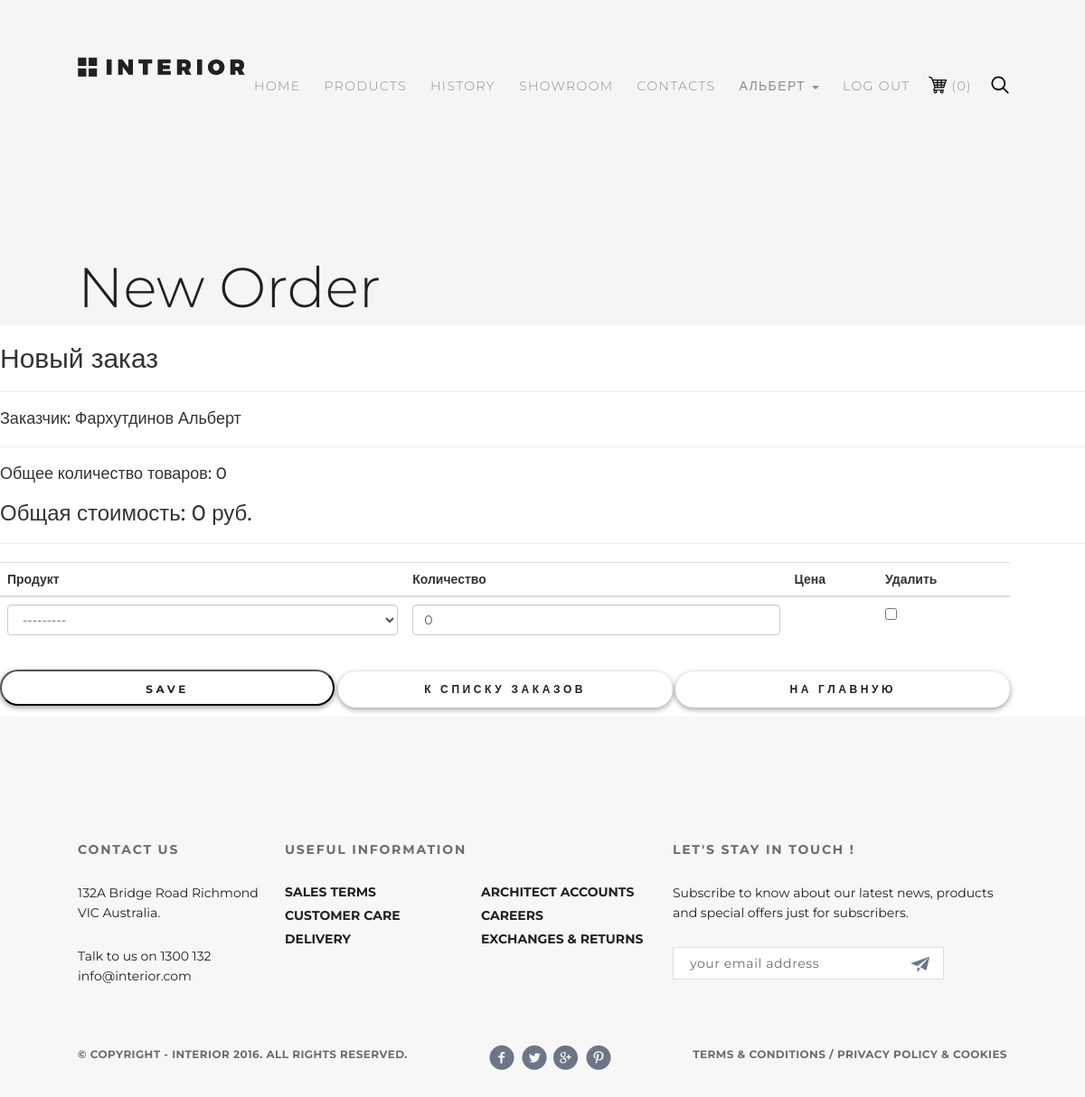
Screenshot of /order/create/ (signed in) with the database file from the repository.
### authapp/models.py (models this page shows, shortened)
class ShopUser(AbstractUser):
    class Meta:
        verbose_name = 'Пользователь'
        verbose_name_plural = 'Пользователи'
    avatar = models.ImageField(upload_to='users_avatars', blank=True)
    age = models.PositiveIntegerField(verbose_name='Возраст', default=18)
    activation_key = models.CharField(max_length=128, blank=True)
    activation_key_expires = models.DateTimeField(default=(now() + timedelta(hours=48)))

### ordersapp/views.py (the view, shortened to what this page needs)
# urls.py: path('create/', ordersapp.OrderItemsCreate.as_view(), name='order_create'),
class OrderItemsCreate(IsAuthenticatedUser, CreateView):
    model = Order
    fields = []
    success_url = reverse_lazy('order_urls:orders_list')
    def get_context_data(self, **kwargs):
        context = super(OrderItemsCreate, self).get_context_data(**kwargs)
        order_form_set = inlineformset_factory(Order, OrderItem, form=OrderItemForm, extra=1)
        if self.request.POST:
            formset = order_form_set(self.request.POST)
        else:
            basket_items = get_basket(self.request.user)
            if len(basket_items):
                order_form_set = inlineformset_factory(Order, OrderItem, form=OrderItemForm, extra=len(basket_items))
                formset = order_form_set()
                for num, form in enumerate(formset.forms):
                    form.initial['product'] = basket_items[num].product
                    form.initial['quantity'] = basket_items[num].quantity
                    form.initial['price'] = basket_items[num].product.price
                basket_items.delete()
            else:
                formset = order_form_set()
        context['order_items'] = formset
        page_name(context, 'New order')
        return context

### authapp/context_processors.py (called while the page is built)
def authapp_context(request):
    user = request.user
    context = common_context(user)
    return {'authapp_context': context}

### basketapp/context_processors.py (called while the page is built)
def basketapp_context(request):
    user = request.user
    context = common_context(user)
    context['path_to_basket_inc'] = 'basketapp/includes/'
    return {'basketapp_context': context}

### mainapp/common_context.py (called while the page is built)
def get_basket(user):
    basket_array = []
    if user.is_authenticated:
        basket_array = user.basket.select_related().all()
    return basket_array

def get_username(user):
    return 'Anonymous' if user.is_anonymous else user.first_name

def common_context(user):
    return {
        'path_to_common_img': path_to_common_img,
        'path_to_common_inc': path_to_common_inc,
        'path_to_media': path_to_media,
        'main_menu': main_menu,
        'info_menu': info_menu,
        'socials': socials,
        'contact_information': contact_information,
        'basket_items': get_basket(user),
        'username': get_username(user),
    }

def page_name(context, name):
    context['title'] = name
    context['header_name'] = name

### mainapp/context_processors.py (called while the page is built)
def mainapp_context(request):
    user = request.user
    context = common_context(user)
    context['path_to_main_img'] = 'mainapp/img/'
    context['path_to_main_inc'] = 'mainapp/includes/'
    return {'mainapp_context': context}

### mainapp/models.py (called while the page is built)
    def __str__(self):
        return f"{self.name} ({self.category.name})"

    @staticmethod
    def get_items():
        return Product.objects.filter(is_active=True).select_related().order_by('category', 'name')

### mainapp/templatetags/custom_tags.py (called while the page is built)
@register.filter
def basket_total_quantity(basket):
    return sum(list(map(lambda basket_slot: basket_slot.quantity, basket)))

### ordersapp/context_processors.py (called while the page is built)
def ordersapp_context(request):
    user = request.user
    context = common_context(user)
    context['path_to_orders_inc'] = 'ordersapp/includes/'
    return {'ordersapp_context': context}

### ordersapp/views.py (called while the page is built)
    def test_func(self):
        return self.request.user.is_authenticated

### ordersapp/templates/ordersapp/order_form.html (shortened to what this page needs)
{% extends "ordersapp/base.html" %}
{% load static %}
{% load cache %}
{% block container %}
    {% include ordersapp_context.path_to_orders_inc|add:'inc_order_summary.html' %}
    <div class="order_form">
        <form action="" method="post">
            <table class="table">
                {% for form in order_items.forms %}
                    {% if forloop.first %}
                        <thead>
                            <tr>
                                {% for field in form.visible_fields %}
                                    <th class="{% cycle 'td1' 'td2' 'td3' %} order formset_td">
                                        {{ field.label|capfirst }}
                                    </th>
                                {% endfor %}
                            </tr>
                        </thead>
                    {% endif %}
                    <tr class="formset_row">
                        {% for field in form.visible_fields %}
                            <td class="{% cycle 'td1' 'td2' 'td3' 'td4' %} order formset_td">
                                {% if field.name != 'price' %}
                                    {% if field.name == 'product' %}
                                        {% cache 3600 orderitemform_product field.value %}
                                            {{ field }}
                                        {% endcache %}
                                    {% else %}
                                        {{ field }}
                                    {% endif %}
                                {% else %}
                                    {% if field.value %}
                                        <span class = "order_items-{{forloop.parentloop.counter0}}-price">
                                            {{ field.value }}&nbsp;руб.</span>
                                    {% endif %}
                                {% endif %}
                            </td>
                        {% endfor %}
                    </tr>
                {% endfor %}
            </table>
            <button type="submit" value="Сохранить" class="basket_button">
                Save
            </button>
            {% include ordersapp_context.path_to_orders_inc|add:'inc_order_actions.html' %}
        </form>
    </div>
{% endblock %}

### mainapp/templates/common_includes/inc_menu.html (shortened to what this page needs)
{% load static %}
{% load custom_tags %}
<div class="header clear_fix">
    <a href="{% url 'main_urls:featured' %}">
        <img src="{% static mainapp_context.path_to_common_img|add:'logo.svg'%}" alt='logo'></a>
    <ul class='menu clear_fix'>
        {% for link in mainapp_context.main_menu %}
        <li class='menu_list'>
            <a href="{% url link.href %}"
               class='menu_link
               {% if request.resolver_match.namespace %}
                {% else %}
                    {% if request.resolver_match.url_name in link.href %} menu_link_active {% endif %}
                {% endif %}'>
                {{ link.name|upper }}
            </a>
        </li>
        {% endfor %}
        {% if user.is_authenticated %}
            <li class='menu_list'>
                <div class="dropdown">
                    <a class = "dropdown-toggle
                    menu_link {% if request.resolver_match.namespace == 'auth' %} menu_link_active {% endif %}"
                       href = "" data-toggle = "dropdown">
                        {{user.first_name|default:'Пользователь'}}
                        <span class="caret"></span>
                    </a>
                </div>
            </li>
        {% endif %}
        {% if user.is_authenticated %}
        <li class='menu_list'>
            <a class='menu_link' href="{% url 'auth_urls:logout' %}">Log out</a>
        </li>
        {% endif %}
        <li class='menu_list'>
            <a class="menu_ico {% if request.resolver_match.namespace == 'basket' %} menu_link_active {% endif %}"
               href="{% url 'basket_urls:read' %}">
                <img src="{% static mainapp_context.path_to_common_img|add:'basket.svg'%}" alt='basket'>
                <span class="basket_span">({{ mainapp_context.basket_items|basket_total_quantity }})</span>
            </a>
        </li>
        <li class='menu_list'>
            <a href='#' class='menu_ico'>
                <img src="{% static mainapp_context.path_to_common_img|add:'search.svg'%}" alt='search'>
            </a>
        </li>
    </ul>
</div>

### ordersapp/templates/ordersapp/includes/inc_order_summary.html
{% if object %}
    <div class="h2">
        Заказ №{{ object.pk }} от {{ object.created|date:"Y-m-d H:i:s" }}
    </div>
    <hr>
    <div class="h4">Заказчик: {{ user.last_name }} {{ user.first_name }}</div>
    <div class="h4">Обновлен: {{ object.updated|date:"Y-m-d H:i:s" }}</div>
    <div class="h4">Статус: {{ object.get_status_display }}</div>
    <hr>
    {% with object_summary=object.get_summary %}
        <div class="h4">
            Общее количество товаров: <span class="order_total_quantity">{{ object_summary.total_quantity }}</span>
        </div>
        <div class="h3">
            Общая стоимость: <span class="order_total_cost">{{ object_summary.total_cost }}</span>&nbsp;руб.
        </div>
    {% endwith %}
{% else %}
    <div class="h2">Новый заказ</div>
    <hr>
    <div class="h4">Заказчик: {{ user.last_name }} {{ user.first_name }}</div>
    <hr>
    <div class="h4">
        Общее количество товаров: <span class="order_total_quantity"></span>
    </div>
    <div class="h3">
        Общая стоимость: <span class="order_total_cost"></span>&nbsp;руб.
    </div>
{% endif %}
<hr>

### static/css/style.css (style rules this page uses)
* { margin: 0; padding: 0; }
body { font-family: 'Montserrat', sans-serif; background-color: #f0d0e0; }
a { text-decoration: none; }
li { list-style-type: none; }
.clear_fix::after { content: ""; display: table; clear: both; }
.header { padding-top: 63px; }
.menu { float: right; }
.menu_list { float: left; min-height: 35px; }
.menu_link { color: #8c8c8c; font-size: 14px; font-weight: 300; letter-spacing: 1.4px; text-transform: uppercase; padding-left: 13px; padding-right: 13px; padding-top: 10px; padding-bottom: 10px; }
.menu_ico { position: relative; color: #8c8c8c; font-size: 14px; font-weight: 300; letter-spacing: 1.4px; text-transform: uppercase; padding: 10px 13px; }
.menu_ico img { position: absolute; left: 8px; top: 8px; height: 20px; width: 20px; }
form { display: inline-block; vertical-align: top; position: relative; }
.basket_button { margin-top: 10px; margin-bottom: 10px; position: relative; color: #212121; font-size: 12px; font-weight: 700; text-transform: uppercase; letter-spacing: 3.6px; box-shadow: 0 2px 5px 1px rgba(33, 33, 33, 0.35); border-radius: 23px; background-color: white; width: 370px; height: 40px; text-align: center; line-height: 40px; display: inline-block; }
.basket_span { color: #8c8c8c; font-size: 14px; font-weight: 300; letter-spacing: 1.4px; text-transform: uppercase; margin-left: 20px; padding-top: 10px; padding-bottom: 10px; }

### rows the page displays
ShopUser: first_name "АЛЬБЕРТ", last_name "Фархутдинов", first_name "Альберт"

### other values shown
{{ link.name|upper }} "HOME" "PRODUCTS" "HISTORY" "SHOWROOM" "CONTACTS"
{{ mainapp_context.basket_items|basket_total_quantity }} "0"
{{ header_name|title }} "New Order"
{{ field.label|capfirst }} "Продукт" "Количество" "Цена" "Удалить"
{{ link.name|upper }} "SALES TERMS" "CUSTOMER CARE" "DELIVERY" "ARCHITECT ACCOUNTS" "CAREERS" "EXCHANGES & RETURNS"
